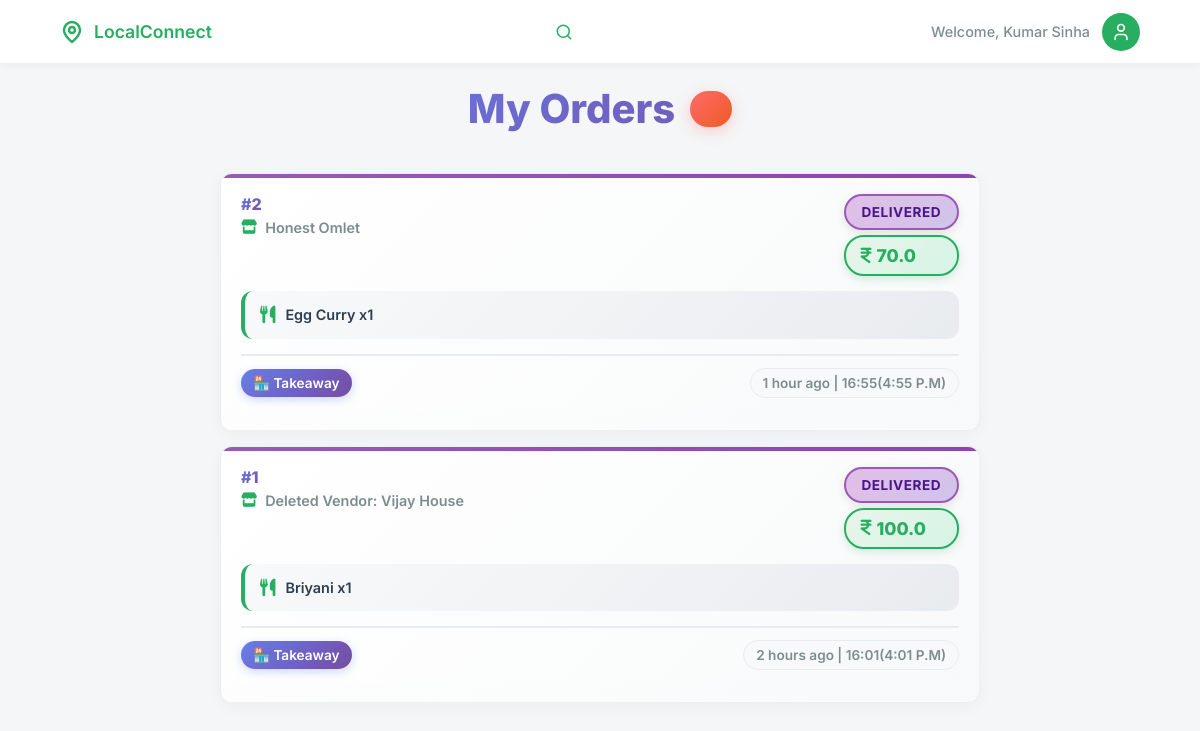
/customer/orders (signed in), run on the app's committed database.
### models/models.py (models this page shows, shortened)
class Order(db.Model):
    id = db.Column(db.Integer, primary_key=True)
    customer_id = db.Column(db.Integer, db.ForeignKey('customer.id'), nullable=False)
    vendor_id = db.Column(db.Integer, db.ForeignKey('vendor.id'), nullable=True)
    vendor_name = db.Column(db.String(100), nullable=False)
    customer_name = db.Column(db.String(100))
    customer_phone = db.Column(db.String(20))
    items = db.Column(db.Text, nullable=False)
    items_summary = db.Column(db.String(500))
    delivery_type = db.Column(db.String(20), nullable=False)
    payment_type = db.Column(db.String(20), nullable=False)
    total = db.Column(db.Float, nullable=False)
    status = db.Column(db.String(20), default='Pending')
    order_type = db.Column(db.String(20))
    customer_suggestion = db.Column(db.Text)
    rejection_reason = db.Column(db.Text)
    created_at = db.Column(db.DateTime, default=datetime.utcnow)
    razorpay_order_id = db.Column(db.String(100))
    razorpay_payment_id = db.Column(db.String(100))
    razorpay_signature = db.Column(db.String(255))
    review_rating = db.Column(db.Integer)
    review_comment = db.Column(db.Text)
    review_date = db.Column(db.DateTime)
    preparing_at = db.Column(db.DateTime)
    out_for_delivery_at = db.Column(db.DateTime)
    ready_at = db.Column(db.DateTime)
    completed_at = db.Column(db.DateTime)
    rejected_at = db.Column(db.DateTime)
    vendor_response = db.Column(db.Text)
    vendor_response_date = db.Column(db.DateTime)
    response_helpful = db.Column(db.Integer, default=0)
    def get_items(self):
        return json.loads(self.items)

### app.py (the view)
@app.route('/customer/orders')
@customer_required
def customer_orders():
    user_id = session.get('user_id')
    orders_query = Order.query.filter_by(customer_id=user_id).order_by(Order.created_at.desc()).all()
    orders = [{
        'id': o.id,
        'vendor_id': o.vendor_id,
        'vendor_name': o.vendor_name,
        'items': o.items,
        'delivery_type': o.delivery_type,
        'payment_type': o.payment_type,
        'total': o.total,
        'status': o.status,
        'created_at': o.created_at.isoformat(),
        'preparing_at': o.preparing_at.isoformat() if o.preparing_at else None,
        'out_for_delivery_at': o.out_for_delivery_at.isoformat() if o.out_for_delivery_at else None,
        'ready_at': o.ready_at.isoformat() if o.ready_at else None,
        'completed_at': o.completed_at.isoformat() if o.completed_at else None,
        'review_rating': o.review_rating,
        'review_comment': o.review_comment,
        'rejectionReason': o.rejection_reason
    } for o in orders_query]
    return render_template('customer/orders.html', user_name=session.get('user_name'), user_id=user_id, orders=orders, orders_query=orders_query)

### app.py (called while the page is built)
@app.before_request
def make_session_permanent():
    session.permanent = True

@app.before_request
def check_session_validity():
    if (request.endpoint and
        (request.endpoint.startswith('static') or
         request.endpoint in ['sign_in', 'customer_signup', 'vendor_signup', 'home', 'signup_success'] or
         request.endpoint.startswith('api.') or
         request.endpoint.startswith('get_vendor'))):
        return
    if request.endpoint and request.endpoint.startswith('api.'):
        return

### templates/customer/orders.html (shortened to what this page needs)
<!DOCTYPE html>
<html lang="en">
<head>
    <link rel="stylesheet" href="/static/css/customer/base.css">
    <link rel="stylesheet" href="https://cdnjs.cloudflare.com/ajax/libs/font-awesome/6.0.0/css/all.min.css">
    <link rel="stylesheet" href="https://unpkg.com/leaflet@1.9.4/dist/leaflet.css" />
</head>
<body>
    <header class="navbar">
        <div class="nav-container">
            <div class="logo">
                <svg width="24" height="24" viewBox="0 0 24 24" fill="none" stroke="currentColor" stroke-width="2.5" stroke-linecap="round" stroke-linejoin="round">
                    <path d="M20 10c0 6-8 12-8 12s-8-6-8-12a8 8 0 0 1 16 0Z"></path>
                    <circle cx="12" cy="10" r="3"></circle>
                </svg>
                <span>LocalConnect</span>
            </div>
            <div class="search-wrapper" id="searchWrapper">
                <svg class="search-icon" width="18" height="18" viewBox="0 0 24 24" fill="none" stroke="currentColor" stroke-width="2" stroke-linecap="round" stroke-linejoin="round">
                    <circle cx="11" cy="11" r="8"></circle>
                    <line x1="21" y1="21" x2="16.65" y2="16.65"></line>
                </svg>
            </div>
            <div class="user-profile">
                <span class="welcome-text">Welcome, {{ user_name or 'Guest' }}</span>
                <div class="avatar" id="profileIcon">
                    <svg width="20" height="20" viewBox="0 0 24 24" fill="none" stroke="currentColor" stroke-width="2" stroke-linecap="round" stroke-linejoin="round">
                        <path d="M19 21v-2a4 4 0 0 0-4-4H9a4 4 0 0 0-4 4v2"></path>
                        <circle cx="12" cy="7" r="4"></circle>
                    </svg>
                </div>
            </div>
        </div>
    </header>
    <main class="content-wrapper">
        <div class="orders-container">
            <h2 class="page-title enhanced-title">My Orders <span class="orders-count">{{ orders_query|length if orders_query else 0 }}</span></h2>
            <div class="orders-list" id="orders-list">
                {% if orders_query %}
                    {% for order in orders_query %}
                    <div class="order-card enhanced-order-card" onclick="showOrderDetails({{ order.id }})">
                        <div class="order-status-indicator {{ 'delivered' if order.status == 'Completed' else order.status }}"></div>
                        <div class="order-header">
                            <div class="order-info">
                                <h4><span class="order-number">#{{ order.id }}</span></h4>
                                <p class="vendor-name"><i class="fa-solid fa-store"></i> {{ order.vendor_name }}</p>
                            </div>
                            <div class="order-status">
                                <span class="status-badge enhanced-status {{ 'delivered' if order.status == 'Completed' else order.status }}">{{ 'Delivered' if order.status == 'Completed' else order.status.replace('_', ' ').title() }}</span>
                                <span class="order-total enhanced-total"><i class="fa-solid fa-indian-rupee-sign"></i>{{ order.total }}</span>
                            </div>
                        </div>
                        <div class="order-items enhanced-items">
                            <p><i class="fa-solid fa-utensils"></i> {% for item in order.get_items() %}{{ item.name }} x{{ item.qty }}{% if not loop.last %}, {% endif %}{% endfor %}</p>
                        </div>
                        <div class="order-meta enhanced-meta">
                            <span class="order-type">{{ '🚚 Delivery' if order.delivery_type == 'delivery' else '🏪 Takeaway' }}</span>
                            <span class="order-date" data-timestamp="{{ order.created_at.timestamp() }}">{{ order.created_at.strftime('%b %d, %Y %I:%M %p') }} | {{ order.created_at.strftime('%H:%M') }}</span>
                        </div>
                    </div>
                    {% endfor %}
                {% endif %}
            </div>
        </div>
    </main>
</body>
</html>

### data on the page
Order: id "2", vendor_name "Honest Omlet", status "DELIVERED", total "70.0", name "Egg Curry", qty "1", delivery_type "🏪 Takeaway"
Order: id "1", vendor_name "Deleted Vendor: Vijay House", status "DELIVERED", total "100.0", name "Briyani", qty "1", delivery_type "🏪 Takeaway"

### other printed values
{{ user_name or 'Guest' }} "Kumar Sinha"
